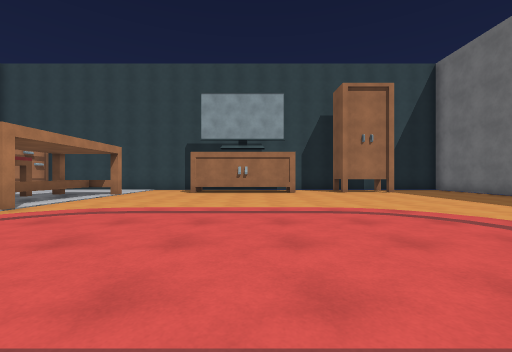
view 1 (above)

24 first-person views from a walk through a 3-D level made in the Unity game engine. The camera is 1.3 m above the floor, looks level and sees 90° across. The floor is counted in squares, 2 m on a side. Each view is taken from the middle of a square. On the plan, view 1 faces up. The plan holds only what a view shows up to about 9 squares ahead; the rest is blank. The place goes on beyond the plan. The player character is not drawn. Some animated figures are not drawn. Door leaves are left out, so doorways stand open. Some surface patterns are stand-ins.

view 2
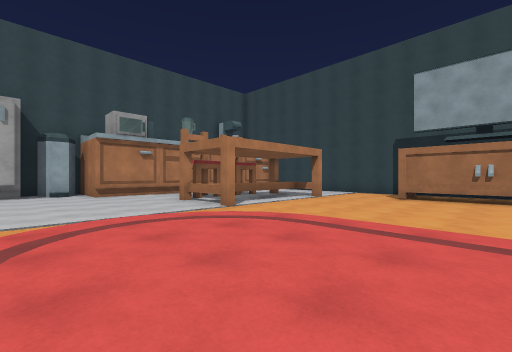

view 3
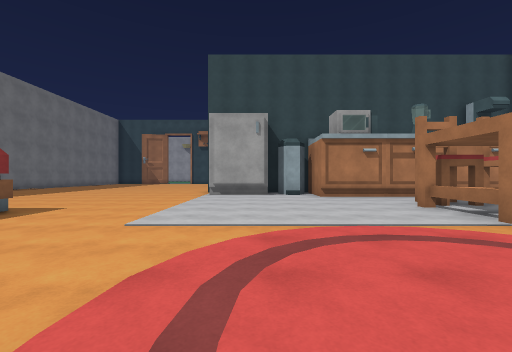

view 4
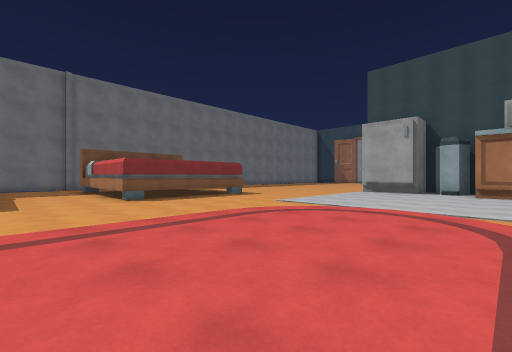

view 5
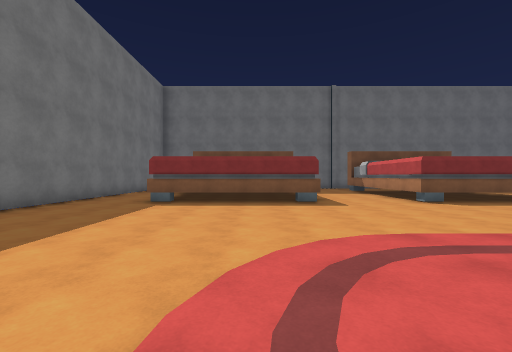

view 6
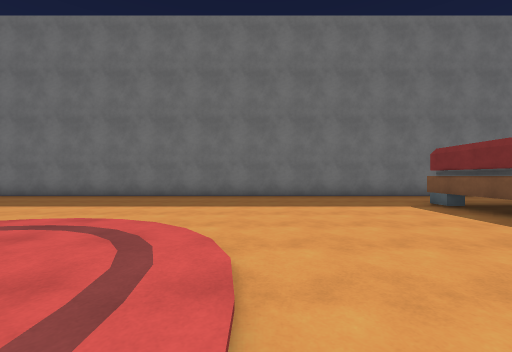

view 7
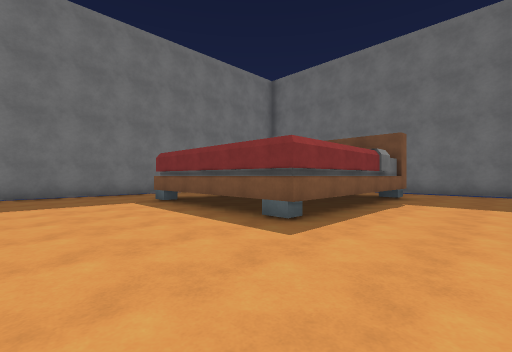

view 8
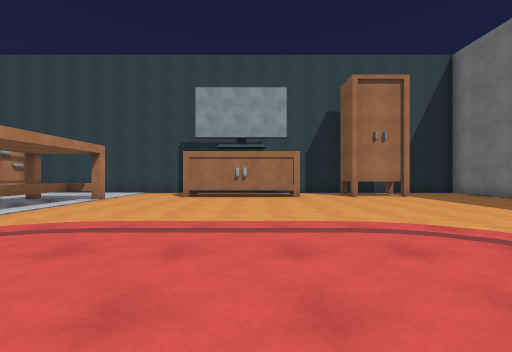

view 9
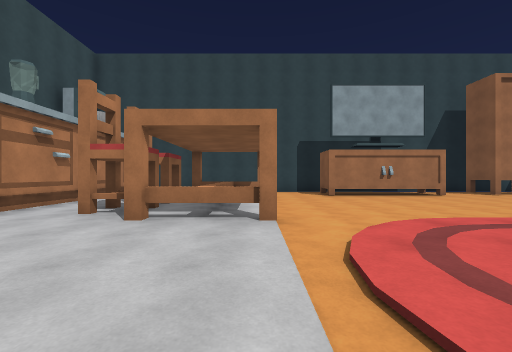

view 10
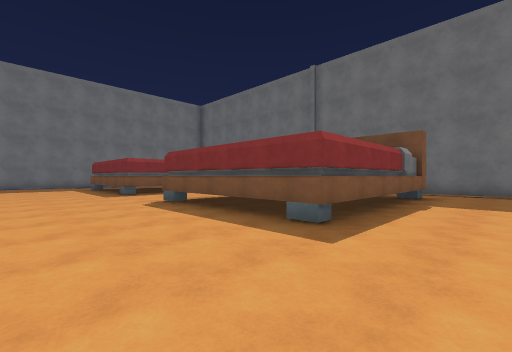

view 11
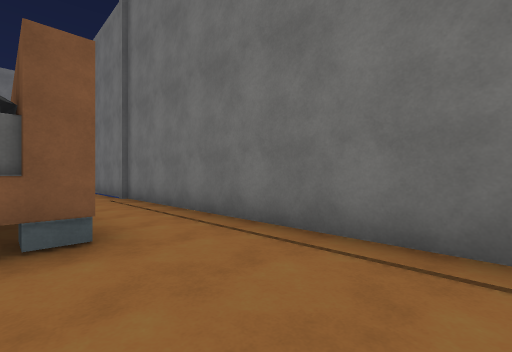

view 12
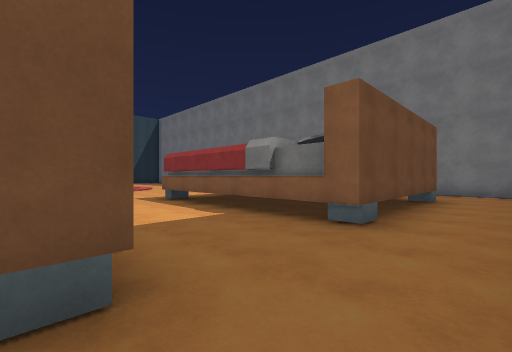

view 13
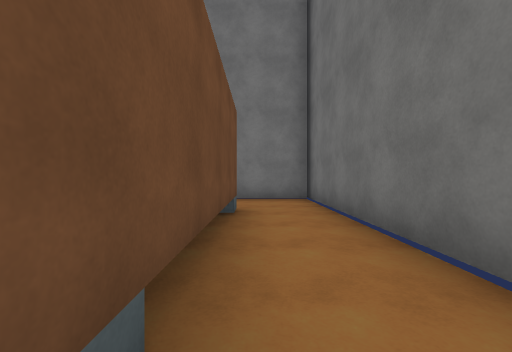

view 14
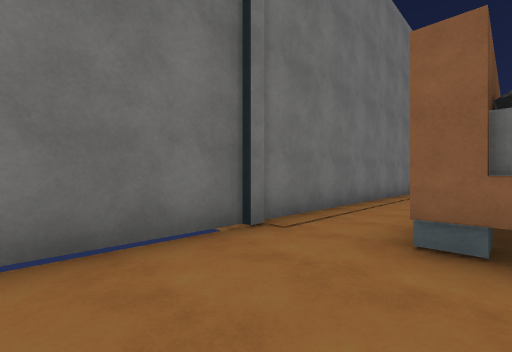

view 15
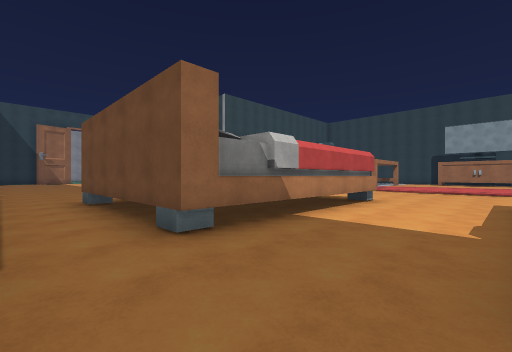

view 16
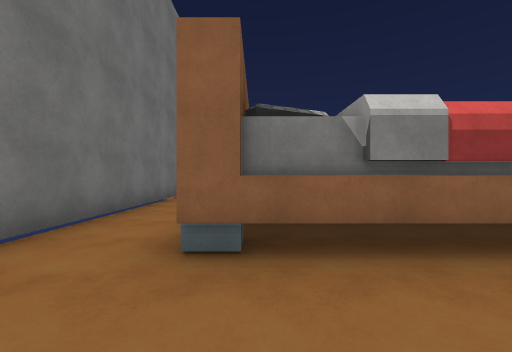

view 17
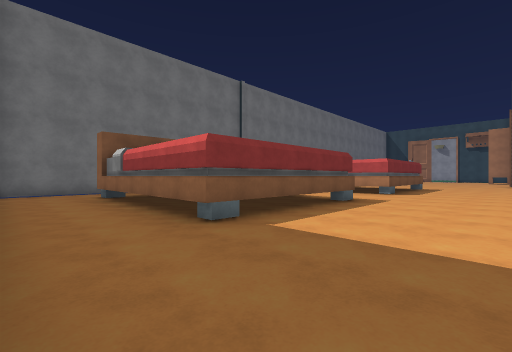

view 18
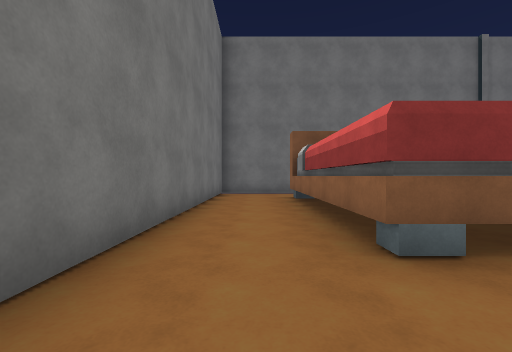

view 19
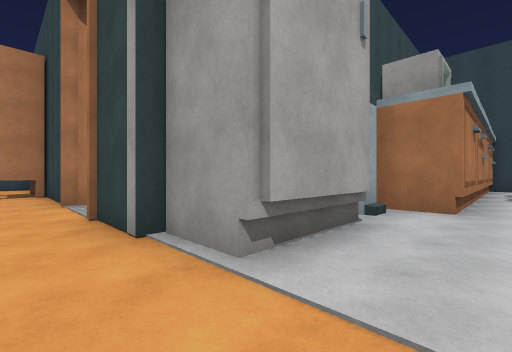

view 20
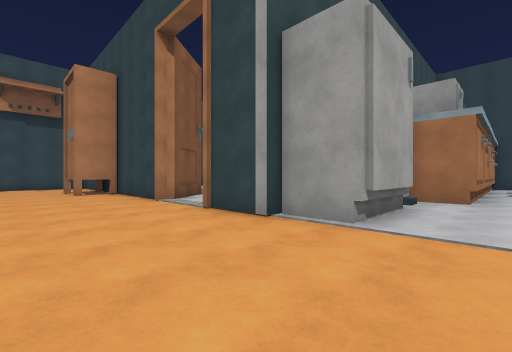

view 21
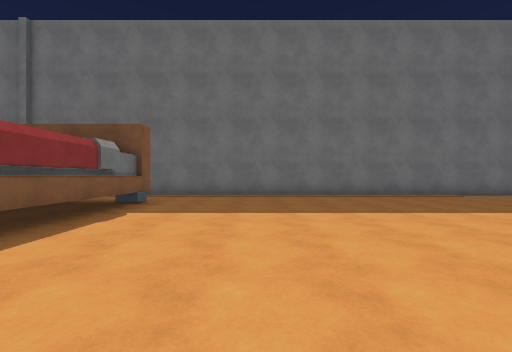

view 22
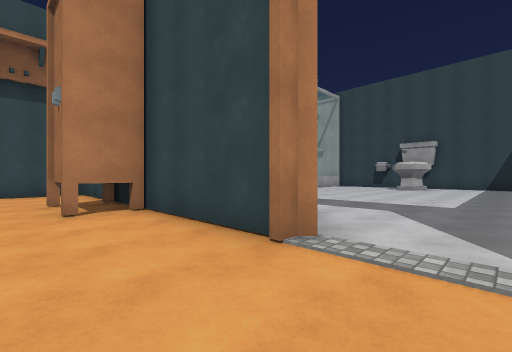

view 23
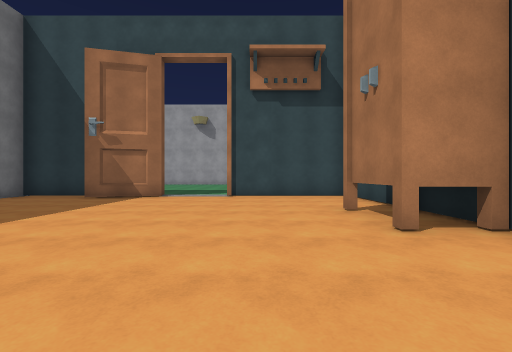

view 24
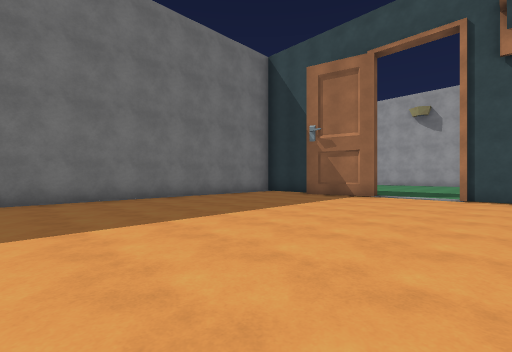

### Floor plan
Key: @ floor where view 1 was taken; # wall or solid block; . main floor; : floor 0.25 m higher than the main floor; / step, stairs or slope; ^ raised ledge; B bin; F fridge; P pillow; O other object.
Columns run from 24 left of view 1 to 9 right of it. Each row starts with its distance up from view 1.
 10              OO.......####..##...#
  9          ..  OO..#^#.............#
  8         ...  OO.OO^..............#
  7        ....  OO.OO^..............#
  6       .....  OO.OO^..............#
  5       .....  OO.O#^#.............#
  4       .....  OO...../::::::/.....#
  3       .....  ......./:::::::.....#
  2        .... #B......::::::::.....#
  1        #...  F....../::::::/.....#
  0        ##..  F.......///@//......#
 -1 #########..##....................#
 -2 #..^##...........................#
 -3 #................................#
 -4 #.................#####...#####..#
 -5 #........    .....#   #...#   #..#
 -6 .........   ......#   #...#   #..#
 -7 #........  .......#   #...#   #..#
 -8 #........ ........##P P...#   #..#
 -9 #.................P#P#P...#####..#
-10 #................................#
-11 #. ..............................#
-12 #  ###############################

Where each view was taken, in squares from view 1:
view 1: 0 up, 0 right, facing up
view 2: 1 up, 0 right, facing up-left
view 3: 1 up, 1 left, facing left
view 4: 4 up, 1 right, facing down-left
view 5: 3 up, 3 right, facing down
view 6: 0 up, 0 right, facing right
view 7: 1 down, 1 left, facing down-right
view 8: 1 up, 0 right, facing up
view 9: 1 up, 5 left, facing up
view 10: 1 down, 8 left, facing down-right
view 11: 9 down, 9 left, facing down-right
view 12: 11 down, 2 left, facing up-right
view 13: 10 down, 1 right, facing right
view 14: 9 down, 1 right, facing down-left
view 15: 11 down, 1 right, facing up-left
view 16: 9 down, 8 right, facing left
view 17: 1 down, 8 right, facing down-left
view 18: 2 down, 7 right, facing down
view 19: 2 down, 9 left, facing up-left
view 20: 4 down, 9 left, facing up-left
view 21: 3 down, 9 left, facing down
view 22: 3 down, 14 left, facing up-left
view 23: 4 down, 16 left, facing left
view 24: 4 down, 16 left, facing down-left
